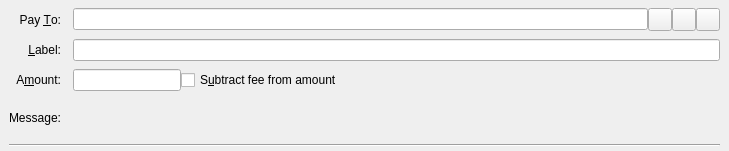
<?xml version="1.0" encoding="UTF-8"?>
<ui version="4.0">
 <class>SendCoinsEntry</class>
 <widget class="QStackedWidget" name="SendCoinsEntry">
  <property name="geometry">
   <rect>
    <x>0</x>
    <y>0</y>
    <width>729</width>
    <height>151</height>
   </rect>
  </property>
  <property name="focusPolicy">
   <enum>Qt::TabFocus</enum>
  </property>
  <property name="autoFillBackground">
   <bool>false</bool>
  </property>
  <widget class="QFrame" name="SendCoins">
   <property name="toolTip">
    <string>This is a normal payment.</string>
   </property>
   <property name="frameShape">
    <enum>QFrame::NoFrame</enum>
   </property>
   <layout class="QGridLayout" name="gridLayout">
    <property name="topMargin">
     <number>8</number>
    </property>
    <property name="bottomMargin">
     <number>4</number>
    </property>
    <property name="horizontalSpacing">
     <number>12</number>
    </property>
    <property name="verticalSpacing">
     <number>8</number>
    </property>
    <item row="0" column="0">
     <widget class="QLabel" name="payToLabel">
      <property name="text">
       <string>Pay &amp;To:</string>
      </property>
      <property name="alignment">
       <set>Qt::AlignRight|Qt::AlignTrailing|Qt::AlignVCenter</set>
      </property>
      <property name="buddy">
       <cstring>payTo</cstring>
      </property>
     </widget>
    </item>
    <item row="0" column="1">
     <layout class="QHBoxLayout" name="payToLayout">
      <property name="spacing">
       <number>0</number>
      </property>
      <item>
       <widget class="QValidatedLineEdit" name="payTo">
        <property name="toolTip">
         <string>The address to send the payment to (e.g. SiBjNTJZQqn6V1RtyVu2friaJMij1dHpm4)</string>
        </property>
       </widget>
      </item>
      <item>
       <widget class="QToolButton" name="addressBookButton">
        <property name="toolTip">
         <string>Choose previously used address</string>
        </property>
        <property name="text">
         <string/>
        </property>
        <property name="icon">
         <iconset resource="../hellar.qrc">
          <normaloff>:/icons/address-book</normaloff>:/icons/address-book</iconset>
        </property>
        <property name="shortcut">
         <string>Alt+A</string>
        </property>
       </widget>
      </item>
      <item>
       <widget class="QToolButton" name="pasteButton">
        <property name="toolTip">
         <string>Paste address from clipboard</string>
        </property>
        <property name="text">
         <string/>
        </property>
        <property name="icon">
         <iconset resource="../hellar.qrc">
          <normaloff>:/icons/editpaste</normaloff>:/icons/editpaste</iconset>
        </property>
        <property name="shortcut">
         <string>Alt+P</string>
        </property>
       </widget>
      </item>
      <item>
       <widget class="QToolButton" name="deleteButton">
        <property name="toolTip">
         <string>Remove this entry</string>
        </property>
        <property name="text">
         <string/>
        </property>
        <property name="icon">
         <iconset resource="../hellar.qrc">
          <normaloff>:/icons/remove</normaloff>:/icons/remove</iconset>
        </property>
       </widget>
      </item>
     </layout>
    </item>
    <item row="1" column="0">
     <widget class="QLabel" name="labellLabel">
      <property name="text">
       <string>&amp;Label:</string>
      </property>
      <property name="alignment">
       <set>Qt::AlignRight|Qt::AlignTrailing|Qt::AlignVCenter</set>
      </property>
      <property name="buddy">
       <cstring>addAsLabel</cstring>
      </property>
     </widget>
    </item>
    <item row="1" column="1">
     <widget class="QLineEdit" name="addAsLabel">
      <property name="toolTip">
       <string>Enter a label for this address to add it to the list of used addresses</string>
      </property>
     </widget>
    </item>
    <item row="2" column="0">
     <widget class="QLabel" name="amountLabel">
      <property name="text">
       <string>A&amp;mount:</string>
      </property>
      <property name="alignment">
       <set>Qt::AlignRight|Qt::AlignTrailing|Qt::AlignVCenter</set>
      </property>
      <property name="buddy">
       <cstring>payAmount</cstring>
      </property>
     </widget>
    </item>
    <item row="2" column="1">
     <layout class="QHBoxLayout" name="horizontalLayoutAmount" stretch="0,1">
      <item>
       <widget class="BitcoinAmountField" name="payAmount"/>
      </item>
      <item>
       <widget class="QCheckBox" name="checkboxSubtractFeeFromAmount">
        <property name="toolTip">
         <string>The fee will be deducted from the amount being sent. The recipient will receive a lower amount of Hellar than you enter in the amount field. If multiple recipients are selected, the fee is split equally.</string>
        </property>
        <property name="text">
         <string>S&amp;ubtract fee from amount</string>
        </property>
       </widget>
      </item>
     </layout>
    </item>
    <item row="3" column="0">
     <widget class="QLabel" name="messageLabel">
      <property name="text">
       <string>Message:</string>
      </property>
      <property name="alignment">
       <set>Qt::AlignRight|Qt::AlignTrailing|Qt::AlignVCenter</set>
      </property>
     </widget>
    </item>
    <item row="3" column="1">
     <widget class="QLabel" name="messageTextLabel">
      <property name="toolTip">
       <string>A message that was attached to the hellar: URI which will be stored with the transaction for your reference. Note: This message will not be sent over the Hellar network.</string>
      </property>
      <property name="textFormat">
       <enum>Qt::PlainText</enum>
      </property>
     </widget>
    </item>
    <item row="4" column="0" colspan="2">
     <widget class="Line" name="line">
      <property name="orientation">
       <enum>Qt::Horizontal</enum>
      </property>
     </widget>
    </item>
   </layout>
  </widget>
  <widget class="QFrame" name="SendCoins_UnauthenticatedPaymentRequest">
   <property name="palette">
    <palette>
     <active>
      <colorrole role="WindowText">
       <brush brushstyle="SolidPattern">
        <color alpha="255">
         <red>0</red>
         <green>0</green>
         <blue>0</blue>
        </color>
       </brush>
      </colorrole>
      <colorrole role="Button">
       <brush brushstyle="SolidPattern">
        <color alpha="255">
         <red>255</red>
         <green>255</green>
         <blue>127</blue>
        </color>
       </brush>
      </colorrole>
      <colorrole role="Light">
       <brush brushstyle="SolidPattern">
        <color alpha="255">
         <red>255</red>
         <green>255</green>
         <blue>255</blue>
        </color>
       </brush>
      </colorrole>
      <colorrole role="Midlight">
       <brush brushstyle="SolidPattern">
        <color alpha="255">
         <red>255</red>
         <green>255</green>
         <blue>191</blue>
        </color>
       </brush>
      </colorrole>
      <colorrole role="Dark">
       <brush brushstyle="SolidPattern">
        <color alpha="255">
         <red>127</red>
         <green>127</green>
         <blue>63</blue>
        </color>
       </brush>
      </colorrole>
      <colorrole role="Mid">
       <brush brushstyle="SolidPattern">
        <color alpha="255">
         <red>170</red>
         <green>170</green>
         <blue>84</blue>
        </color>
       </brush>
      </colorrole>
      <colorrole role="Text">
       <brush brushstyle="SolidPattern">
        <color alpha="255">
         <red>0</red>
         <green>0</green>
         <blue>0</blue>
        </color>
       </brush>
      </colorrole>
      <colorrole role="BrightText">
       <brush brushstyle="SolidPattern">
        <color alpha="255">
         <red>255</red>
         <green>255</green>
         <blue>255</blue>
        </color>
       </brush>
      </colorrole>
      <colorrole role="ButtonText">
       <brush brushstyle="SolidPattern">
        <color alpha="255">
         <red>0</red>
         <green>0</green>
         <blue>0</blue>
        </color>
       </brush>
      </colorrole>
      <colorrole role="Base">
       <brush brushstyle="SolidPattern">
        <color alpha="255">
         <red>255</red>
         <green>255</green>
         <blue>255</blue>
        </color>
       </brush>
      </colorrole>
      <colorrole role="Window">
       <brush brushstyle="SolidPattern">
        <color alpha="255">
         <red>255</red>
         <green>255</green>
         <blue>127</blue>
        </color>
       </brush>
      </colorrole>
      <colorrole role="Shadow">
       <brush brushstyle="SolidPattern">
        <color alpha="255">
         <red>0</red>
         <green>0</green>
         <blue>0</blue>
        </color>
       </brush>
      </colorrole>
      <colorrole role="AlternateBase">
       <brush brushstyle="SolidPattern">
        <color alpha="255">
         <red>255</red>
         <green>255</green>
         <blue>191</blue>
        </color>
       </brush>
      </colorrole>
      <colorrole role="ToolTipBase">
       <brush brushstyle="SolidPattern">
        <color alpha="255">
         <red>255</red>
         <green>255</green>
         <blue>220</blue>
        </color>
       </brush>
      </colorrole>
      <colorrole role="ToolTipText">
       <brush brushstyle="SolidPattern">
        <color alpha="255">
         <red>0</red>
         <green>0</green>
         <blue>0</blue>
        </color>
       </brush>
      </colorrole>
     </active>
     <inactive>
      <colorrole role="WindowText">
       <brush brushstyle="SolidPattern">
        <color alpha="255">
         <red>0</red>
         <green>0</green>
         <blue>0</blue>
        </color>
       </brush>
      </colorrole>
      <colorrole role="Button">
       <brush brushstyle="SolidPattern">
        <color alpha="255">
         <red>255</red>
         <green>255</green>
         <blue>127</blue>
        </color>
       </brush>
      </colorrole>
      <colorrole role="Light">
       <brush brushstyle="SolidPattern">
        <color alpha="255">
         <red>255</red>
         <green>255</green>
         <blue>255</blue>
        </color>
       </brush>
      </colorrole>
      <colorrole role="Midlight">
       <brush brushstyle="SolidPattern">
        <color alpha="255">
         <red>255</red>
         <green>255</green>
         <blue>191</blue>
        </color>
       </brush>
      </colorrole>
      <colorrole role="Dark">
       <brush brushstyle="SolidPattern">
        <color alpha="255">
         <red>127</red>
         <green>127</green>
         <blue>63</blue>
        </color>
       </brush>
      </colorrole>
      <colorrole role="Mid">
       <brush brushstyle="SolidPattern">
        <color alpha="255">
         <red>170</red>
         <green>170</green>
         <blue>84</blue>
        </color>
       </brush>
      </colorrole>
      <colorrole role="Text">
       <brush brushstyle="SolidPattern">
        <color alpha="255">
         <red>0</red>
         <green>0</green>
         <blue>0</blue>
        </color>
       </brush>
      </colorrole>
      <colorrole role="BrightText">
       <brush brushstyle="SolidPattern">
        <color alpha="255">
         <red>255</red>
         <green>255</green>
         <blue>255</blue>
        </color>
       </brush>
      </colorrole>
      <colorrole role="ButtonText">
       <brush brushstyle="SolidPattern">
        <color alpha="255">
         <red>0</red>
         <green>0</green>
         <blue>0</blue>
        </color>
       </brush>
      </colorrole>
      <colorrole role="Base">
       <brush brushstyle="SolidPattern">
        <color alpha="255">
         <red>255</red>
         <green>255</green>
         <blue>255</blue>
        </color>
       </brush>
      </colorrole>
      <colorrole role="Window">
       <brush brushstyle="SolidPattern">
        <color alpha="255">
         <red>255</red>
         <green>255</green>
         <blue>127</blue>
        </color>
       </brush>
      </colorrole>
      <colorrole role="Shadow">
       <brush brushstyle="SolidPattern">
        <color alpha="255">
         <red>0</red>
         <green>0</green>
         <blue>0</blue>
        </color>
       </brush>
      </colorrole>
      <colorrole role="AlternateBase">
       <brush brushstyle="SolidPattern">
        <color alpha="255">
         <red>255</red>
         <green>255</green>
         <blue>191</blue>
        </color>
       </brush>
      </colorrole>
      <colorrole role="ToolTipBase">
       <brush brushstyle="SolidPattern">
        <color alpha="255">
         <red>255</red>
         <green>255</green>
         <blue>220</blue>
        </color>
       </brush>
      </colorrole>
      <colorrole role="ToolTipText">
       <brush brushstyle="SolidPattern">
        <color alpha="255">
         <red>0</red>
         <green>0</green>
         <blue>0</blue>
        </color>
       </brush>
      </colorrole>
     </inactive>
     <disabled>
      <colorrole role="WindowText">
       <brush brushstyle="SolidPattern">
        <color alpha="255">
         <red>127</red>
         <green>127</green>
         <blue>63</blue>
        </color>
       </brush>
      </colorrole>
      <colorrole role="Button">
       <brush brushstyle="SolidPattern">
        <color alpha="255">
         <red>255</red>
         <green>255</green>
         <blue>127</blue>
        </color>
       </brush>
      </colorrole>
      <colorrole role="Light">
       <brush brushstyle="SolidPattern">
        <color alpha="255">
         <red>255</red>
         <green>255</green>
         <blue>255</blue>
        </color>
       </brush>
      </colorrole>
      <colorrole role="Midlight">
       <brush brushstyle="SolidPattern">
        <color alpha="255">
         <red>255</red>
         <green>255</green>
         <blue>191</blue>
        </color>
       </brush>
      </colorrole>
      <colorrole role="Dark">
       <brush brushstyle="SolidPattern">
        <color alpha="255">
         <red>127</red>
         <green>127</green>
         <blue>63</blue>
        </color>
       </brush>
      </colorrole>
      <colorrole role="Mid">
       <brush brushstyle="SolidPattern">
        <color alpha="255">
         <red>170</red>
         <green>170</green>
         <blue>84</blue>
        </color>
       </brush>
      </colorrole>
      <colorrole role="Text">
       <brush brushstyle="SolidPattern">
        <color alpha="255">
         <red>127</red>
         <green>127</green>
         <blue>63</blue>
        </color>
       </brush>
      </colorrole>
      <colorrole role="BrightText">
       <brush brushstyle="SolidPattern">
        <color alpha="255">
         <red>255</red>
         <green>255</green>
         <blue>255</blue>
        </color>
       </brush>
      </colorrole>
      <colorrole role="ButtonText">
       <brush brushstyle="SolidPattern">
        <color alpha="255">
         <red>127</red>
         <green>127</green>
         <blue>63</blue>
        </color>
       </brush>
      </colorrole>
      <colorrole role="Base">
       <brush brushstyle="SolidPattern">
        <color alpha="255">
         <red>255</red>
         <green>255</green>
         <blue>127</blue>
        </color>
       </brush>
      </colorrole>
      <colorrole role="Window">
       <brush brushstyle="SolidPattern">
        <color alpha="255">
         <red>255</red>
         <green>255</green>
         <blue>127</blue>
        </color>
       </brush>
      </colorrole>
      <colorrole role="Shadow">
       <brush brushstyle="SolidPattern">
        <color alpha="255">
         <red>0</red>
         <green>0</green>
         <blue>0</blue>
        </color>
       </brush>
      </colorrole>
      <colorrole role="AlternateBase">
       <brush brushstyle="SolidPattern">
        <color alpha="255">
         <red>255</red>
         <green>255</green>
         <blue>127</blue>
        </color>
       </brush>
      </colorrole>
      <colorrole role="ToolTipBase">
       <brush brushstyle="SolidPattern">
        <color alpha="255">
         <red>255</red>
         <green>255</green>
         <blue>220</blue>
        </color>
       </brush>
      </colorrole>
      <colorrole role="ToolTipText">
       <brush brushstyle="SolidPattern">
        <color alpha="255">
         <red>0</red>
         <green>0</green>
         <blue>0</blue>
        </color>
       </brush>
      </colorrole>
     </disabled>
    </palette>
   </property>
   <property name="toolTip">
    <string>This is an unauthenticated payment request.</string>
   </property>
   <property name="autoFillBackground">
    <bool>true</bool>
   </property>
   <property name="frameShape">
    <enum>QFrame::NoFrame</enum>
   </property>
   <layout class="QGridLayout" name="gridLayout_is">
    <property name="spacing">
     <number>12</number>
    </property>
    <item row="0" column="0">
     <widget class="QLabel" name="payToLabel_is">
      <property name="text">
       <string>Pay To:</string>
      </property>
      <property name="alignment">
       <set>Qt::AlignRight|Qt::AlignTrailing|Qt::AlignVCenter</set>
      </property>
     </widget>
    </item>
    <item row="0" column="1">
     <layout class="QHBoxLayout" name="payToLayout_is">
      <property name="spacing">
       <number>0</number>
      </property>
      <item>
       <widget class="QLabel" name="payTo_is"/>
      </item>
      <item>
       <widget class="QToolButton" name="deleteButton_is">
        <property name="toolTip">
         <string>Remove this entry</string>
        </property>
        <property name="text">
         <string/>
        </property>
        <property name="icon">
         <iconset resource="../hellar.qrc">
          <normaloff>:/icons/remove</normaloff>:/icons/remove</iconset>
        </property>
       </widget>
      </item>
     </layout>
    </item>
    <item row="1" column="0">
     <widget class="QLabel" name="memoLabel_is">
      <property name="text">
       <string>Memo:</string>
      </property>
      <property name="alignment">
       <set>Qt::AlignRight|Qt::AlignTrailing|Qt::AlignVCenter</set>
      </property>
     </widget>
    </item>
    <item row="1" column="1">
     <widget class="QLabel" name="memoTextLabel_is">
      <property name="textFormat">
       <enum>Qt::PlainText</enum>
      </property>
     </widget>
    </item>
    <item row="2" column="0">
     <widget class="QLabel" name="amountLabel_is">
      <property name="text">
       <string>A&amp;mount:</string>
      </property>
      <property name="alignment">
       <set>Qt::AlignRight|Qt::AlignTrailing|Qt::AlignVCenter</set>
      </property>
      <property name="buddy">
       <cstring>payAmount_is</cstring>
      </property>
     </widget>
    </item>
    <item row="2" column="1">
     <widget class="BitcoinAmountField" name="payAmount_is">
      <property name="acceptDrops">
       <bool>false</bool>
      </property>
     </widget>
    </item>
   </layout>
  </widget>
  <widget class="QFrame" name="SendCoins_AuthenticatedPaymentRequest">
   <property name="palette">
    <palette>
     <active>
      <colorrole role="WindowText">
       <brush brushstyle="SolidPattern">
        <color alpha="255">
         <red>0</red>
         <green>0</green>
         <blue>0</blue>
        </color>
       </brush>
      </colorrole>
      <colorrole role="Button">
       <brush brushstyle="SolidPattern">
        <color alpha="255">
         <red>140</red>
         <green>232</green>
         <blue>119</blue>
        </color>
       </brush>
      </colorrole>
      <colorrole role="Light">
       <brush brushstyle="SolidPattern">
        <color alpha="255">
         <red>230</red>
         <green>255</green>
         <blue>224</blue>
        </color>
       </brush>
      </colorrole>
      <colorrole role="Midlight">
       <brush brushstyle="SolidPattern">
        <color alpha="255">
         <red>185</red>
         <green>243</green>
         <blue>171</blue>
        </color>
       </brush>
      </colorrole>
      <colorrole role="Dark">
       <brush brushstyle="SolidPattern">
        <color alpha="255">
         <red>70</red>
         <green>116</green>
         <blue>59</blue>
        </color>
       </brush>
      </colorrole>
      <colorrole role="Mid">
       <brush brushstyle="SolidPattern">
        <color alpha="255">
         <red>93</red>
         <green>155</green>
         <blue>79</blue>
        </color>
       </brush>
      </colorrole>
      <colorrole role="Text">
       <brush brushstyle="SolidPattern">
        <color alpha="255">
         <red>0</red>
         <green>0</green>
         <blue>0</blue>
        </color>
       </brush>
      </colorrole>
      <colorrole role="BrightText">
       <brush brushstyle="SolidPattern">
        <color alpha="255">
         <red>155</red>
         <green>255</green>
         <blue>147</blue>
        </color>
       </brush>
      </colorrole>
      <colorrole role="ButtonText">
       <brush brushstyle="SolidPattern">
        <color alpha="255">
         <red>0</red>
         <green>0</green>
         <blue>0</blue>
        </color>
       </brush>
      </colorrole>
      <colorrole role="Base">
       <brush brushstyle="SolidPattern">
        <color alpha="255">
         <red>119</red>
         <green>255</green>
         <blue>233</blue>
        </color>
       </brush>
      </colorrole>
      <colorrole role="Window">
       <brush brushstyle="SolidPattern">
        <color alpha="255">
         <red>140</red>
         <green>232</green>
         <blue>119</blue>
        </color>
       </brush>
      </colorrole>
      <colorrole role="Shadow">
       <brush brushstyle="SolidPattern">
        <color alpha="255">
         <red>0</red>
         <green>0</green>
         <blue>0</blue>
        </color>
       </brush>
      </colorrole>
      <colorrole role="AlternateBase">
       <brush brushstyle="SolidPattern">
        <color alpha="255">
         <red>197</red>
         <green>243</green>
         <blue>187</blue>
        </color>
       </brush>
      </colorrole>
      <colorrole role="NoRole">
       <brush brushstyle="SolidPattern">
        <color alpha="255">
         <red>125</red>
         <green>194</green>
         <blue>122</blue>
        </color>
       </brush>
      </colorrole>
      <colorrole role="ToolTipBase">
       <brush brushstyle="SolidPattern">
        <color alpha="255">
         <red>255</red>
         <green>255</green>
         <blue>220</blue>
        </color>
       </brush>
      </colorrole>
      <colorrole role="ToolTipText">
       <brush brushstyle="SolidPattern">
        <color alpha="255">
         <red>0</red>
         <green>0</green>
         <blue>0</blue>
        </color>
       </brush>
      </colorrole>
     </active>
     <inactive>
      <colorrole role="WindowText">
       <brush brushstyle="SolidPattern">
        <color alpha="255">
         <red>0</red>
         <green>0</green>
         <blue>0</blue>
        </color>
       </brush>
      </colorrole>
      <colorrole role="Button">
       <brush brushstyle="SolidPattern">
        <color alpha="255">
         <red>140</red>
         <green>232</green>
         <blue>119</blue>
        </color>
       </brush>
      </colorrole>
      <colorrole role="Light">
       <brush brushstyle="SolidPattern">
        <color alpha="255">
         <red>230</red>
         <green>255</green>
         <blue>224</blue>
        </color>
       </brush>
      </colorrole>
      <colorrole role="Midlight">
       <brush brushstyle="SolidPattern">
        <color alpha="255">
         <red>185</red>
         <green>243</green>
         <blue>171</blue>
        </color>
       </brush>
      </colorrole>
      <colorrole role="Dark">
       <brush brushstyle="SolidPattern">
        <color alpha="255">
         <red>70</red>
         <green>116</green>
         <blue>59</blue>
        </color>
       </brush>
      </colorrole>
      <colorrole role="Mid">
       <brush brushstyle="SolidPattern">
        <color alpha="255">
         <red>93</red>
         <green>155</green>
         <blue>79</blue>
        </color>
       </brush>
      </colorrole>
      <colorrole role="Text">
       <brush brushstyle="SolidPattern">
        <color alpha="255">
         <red>0</red>
         <green>0</green>
         <blue>0</blue>
        </color>
       </brush>
      </colorrole>
      <colorrole role="BrightText">
       <brush brushstyle="SolidPattern">
        <color alpha="255">
         <red>155</red>
         <green>255</green>
         <blue>147</blue>
        </color>
       </brush>
      </colorrole>
      <colorrole role="ButtonText">
       <brush brushstyle="SolidPattern">
        <color alpha="255">
         <red>0</red>
         <green>0</green>
         <blue>0</blue>
        </color>
       </brush>
      </colorrole>
      <colorrole role="Base">
       <brush brushstyle="SolidPattern">
        <color alpha="255">
         <red>119</red>
         <green>255</green>
         <blue>233</blue>
        </color>
       </brush>
      </colorrole>
      <colorrole role="Window">
       <brush brushstyle="SolidPattern">
        <color alpha="255">
         <red>140</red>
         <green>232</green>
         <blue>119</blue>
        </color>
       </brush>
      </colorrole>
      <colorrole role="Shadow">
       <brush brushstyle="SolidPattern">
        <color alpha="255">
         <red>0</red>
         <green>0</green>
         <blue>0</blue>
        </color>
       </brush>
      </colorrole>
      <colorrole role="AlternateBase">
       <brush brushstyle="SolidPattern">
        <color alpha="255">
         <red>197</red>
         <green>243</green>
         <blue>187</blue>
        </color>
       </brush>
      </colorrole>
      <colorrole role="NoRole">
       <brush brushstyle="SolidPattern">
        <color alpha="255">
         <red>125</red>
         <green>194</green>
         <blue>122</blue>
        </color>
       </brush>
      </colorrole>
      <colorrole role="ToolTipBase">
       <brush brushstyle="SolidPattern">
        <color alpha="255">
         <red>255</red>
         <green>255</green>
         <blue>220</blue>
        </color>
       </brush>
      </colorrole>
      <colorrole role="ToolTipText">
       <brush brushstyle="SolidPattern">
        <color alpha="255">
         <red>0</red>
         <green>0</green>
         <blue>0</blue>
        </color>
       </brush>
      </colorrole>
     </inactive>
     <disabled>
      <colorrole role="WindowText">
       <brush brushstyle="SolidPattern">
        <color alpha="255">
         <red>70</red>
         <green>116</green>
         <blue>59</blue>
        </color>
       </brush>
      </colorrole>
      <colorrole role="Button">
       <brush brushstyle="SolidPattern">
        <color alpha="255">
         <red>140</red>
         <green>232</green>
         <blue>119</blue>
        </color>
       </brush>
      </colorrole>
      <colorrole role="Light">
       <brush brushstyle="SolidPattern">
        <color alpha="255">
         <red>230</red>
         <green>255</green>
         <blue>224</blue>
        </color>
       </brush>
      </colorrole>
      <colorrole role="Midlight">
       <brush brushstyle="SolidPattern">
        <color alpha="255">
         <red>185</red>
         <green>243</green>
         <blue>171</blue>
        </color>
       </brush>
      </colorrole>
      <colorrole role="Dark">
       <brush brushstyle="SolidPattern">
        <color alpha="255">
         <red>70</red>
         <green>116</green>
         <blue>59</blue>
        </color>
       </brush>
      </colorrole>
      <colorrole role="Mid">
       <brush brushstyle="SolidPattern">
        <color alpha="255">
         <red>93</red>
         <green>155</green>
         <blue>79</blue>
        </color>
       </brush>
      </colorrole>
      <colorrole role="Text">
       <brush brushstyle="SolidPattern">
        <color alpha="255">
         <red>70</red>
         <green>116</green>
         <blue>59</blue>
        </color>
       </brush>
      </colorrole>
      <colorrole role="BrightText">
       <brush brushstyle="SolidPattern">
        <color alpha="255">
         <red>155</red>
         <green>255</green>
         <blue>147</blue>
        </color>
       </brush>
      </colorrole>
      <colorrole role="ButtonText">
       <brush brushstyle="SolidPattern">
        <color alpha="255">
         <red>70</red>
         <green>116</green>
         <blue>59</blue>
        </color>
       </brush>
      </colorrole>
      <colorrole role="Base">
       <brush brushstyle="SolidPattern">
        <color alpha="255">
         <red>140</red>
         <green>232</green>
         <blue>119</blue>
        </color>
       </brush>
      </colorrole>
      <colorrole role="Window">
       <brush brushstyle="SolidPattern">
        <color alpha="255">
         <red>140</red>
         <green>232</green>
         <blue>119</blue>
        </color>
       </brush>
      </colorrole>
      <colorrole role="Shadow">
       <brush brushstyle="SolidPattern">
        <color alpha="255">
         <red>0</red>
         <green>0</green>
         <blue>0</blue>
        </color>
       </brush>
      </colorrole>
      <colorrole role="AlternateBase">
       <brush brushstyle="SolidPattern">
        <color alpha="255">
         <red>140</red>
         <green>232</green>
         <blue>119</blue>
        </color>
       </brush>
      </colorrole>
      <colorrole role="NoRole">
       <brush brushstyle="SolidPattern">
        <color alpha="255">
         <red>125</red>
         <green>194</green>
         <blue>122</blue>
        </color>
       </brush>
      </colorrole>
      <colorrole role="ToolTipBase">
       <brush brushstyle="SolidPattern">
        <color alpha="255">
         <red>255</red>
         <green>255</green>
         <blue>220</blue>
        </color>
       </brush>
      </colorrole>
      <colorrole role="ToolTipText">
       <brush brushstyle="SolidPattern">
        <color alpha="255">
         <red>0</red>
         <green>0</green>
         <blue>0</blue>
        </color>
       </brush>
      </colorrole>
     </disabled>
    </palette>
   </property>
   <property name="toolTip">
    <string>This is an authenticated payment request.</string>
   </property>
   <property name="autoFillBackground">
    <bool>true</bool>
   </property>
   <property name="frameShape">
    <enum>QFrame::NoFrame</enum>
   </property>
   <layout class="QGridLayout" name="gridLayout_s">
    <property name="spacing">
     <number>12</number>
    </property>
    <item row="0" column="0">
     <widget class="QLabel" name="payToLabel_s">
      <property name="text">
       <string>Pay To:</string>
      </property>
      <property name="alignment">
       <set>Qt::AlignRight|Qt::AlignTrailing|Qt::AlignVCenter</set>
      </property>
     </widget>
    </item>
    <item row="0" column="1">
     <layout class="QHBoxLayout" name="payToLayout_s">
      <property name="spacing">
       <number>0</number>
      </property>
      <item>
       <widget class="QLabel" name="payTo_s">
        <property name="textFormat">
         <enum>Qt::PlainText</enum>
        </property>
       </widget>
      </item>
      <item>
       <widget class="QToolButton" name="deleteButton_s">
        <property name="toolTip">
         <string>Remove this entry</string>
        </property>
        <property name="text">
         <string/>
        </property>
        <property name="icon">
         <iconset resource="../hellar.qrc">
          <normaloff>:/icons/remove</normaloff>:/icons/remove</iconset>
        </property>
       </widget>
      </item>
     </layout>
    </item>
    <item row="1" column="0">
     <widget class="QLabel" name="memoLabel_s">
      <property name="text">
       <string>Memo:</string>
      </property>
      <property name="alignment">
       <set>Qt::AlignRight|Qt::AlignTrailing|Qt::AlignVCenter</set>
      </property>
     </widget>
    </item>
    <item row="1" column="1">
     <widget class="QLabel" name="memoTextLabel_s">
      <property name="textFormat">
       <enum>Qt::PlainText</enum>
      </property>
     </widget>
    </item>
    <item row="2" column="0">
     <widget class="QLabel" name="amountLabel_s">
      <property name="text">
       <string>A&amp;mount:</string>
      </property>
      <property name="alignment">
       <set>Qt::AlignRight|Qt::AlignTrailing|Qt::AlignVCenter</set>
      </property>
      <property name="buddy">
       <cstring>payAmount_s</cstring>
      </property>
     </widget>
    </item>
    <item row="2" column="1">
     <widget class="BitcoinAmountField" name="payAmount_s">
      <property name="acceptDrops">
       <bool>false</bool>
      </property>
     </widget>
    </item>
   </layout>
  </widget>
 </widget>
 <customwidgets>
  <customwidget>
   <class>QValidatedLineEdit</class>
   <extends>QLineEdit</extends>
   <header>qvalidatedlineedit.h</header>
  </customwidget>
  <customwidget>
   <class>BitcoinAmountField</class>
   <extends>QLineEdit</extends>
   <header>bitcoinamountfield.h</header>
  </customwidget>
 </customwidgets>
 <tabstops>
  <tabstop>payTo</tabstop>
  <tabstop>addressBookButton</tabstop>
  <tabstop>pasteButton</tabstop>
  <tabstop>deleteButton</tabstop>
  <tabstop>addAsLabel</tabstop>
  <tabstop>payAmount</tabstop>
  <tabstop>payAmount_is</tabstop>
  <tabstop>deleteButton_is</tabstop>
  <tabstop>payAmount_s</tabstop>
  <tabstop>deleteButton_s</tabstop>
 </tabstops>
 <resources>
  <include location="../hellar.qrc"/>
 </resources>
 <connections/>
</ui>
